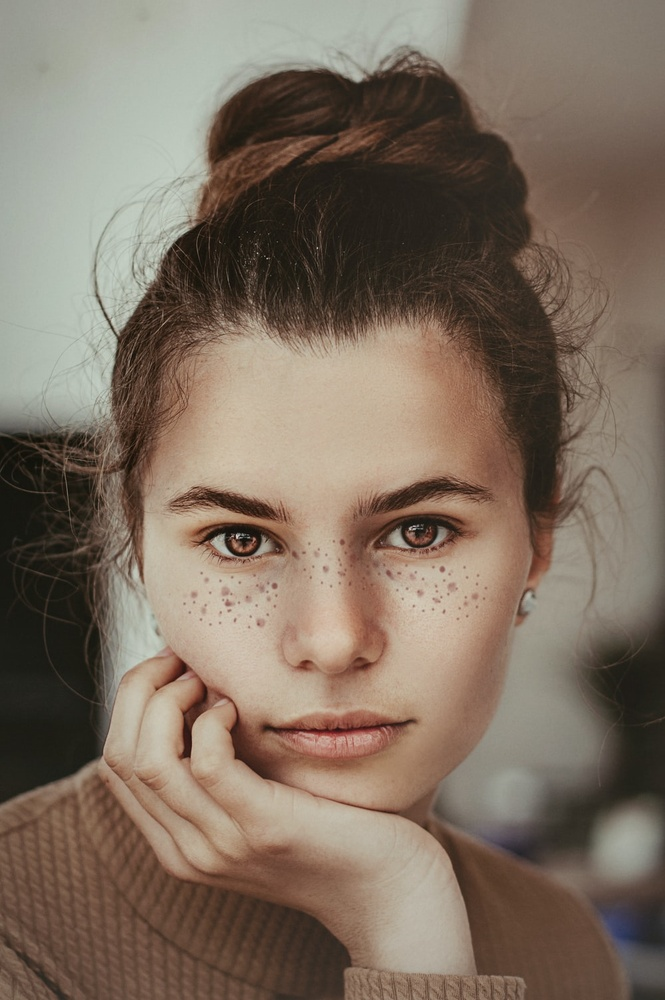
#> input picture assets/face.jpeg, 665 x 1000 px, shrunk from 1000 x 1504 before the run
$ python facepic.py
#> lines starting #> are read from the running program, lines starting #| are printed output that depends on the picture; after the words box and inside, x2 and y2 are one past the last pixel; in counts of white or black regions, pixels touching at a corner belong together
import numpy as np
import cv2

frame = cv2.imread("assets/face.jpeg", -1)
#> frame is the input picture: shape (1000, 665, 3); mean B, G, R 96.4, 110.9, 126.2
face_cascade = cv2.CascadeClassifier(cv2.data.haarcascades + 'haarcascade_frontalface_default.xml')
eye_cascade = cv2.CascadeClassifier(cv2.data.haarcascades + 'haarcascade_eye.xml')


gray = cv2.cvtColor(frame, cv2.COLOR_BGR2GRAY)
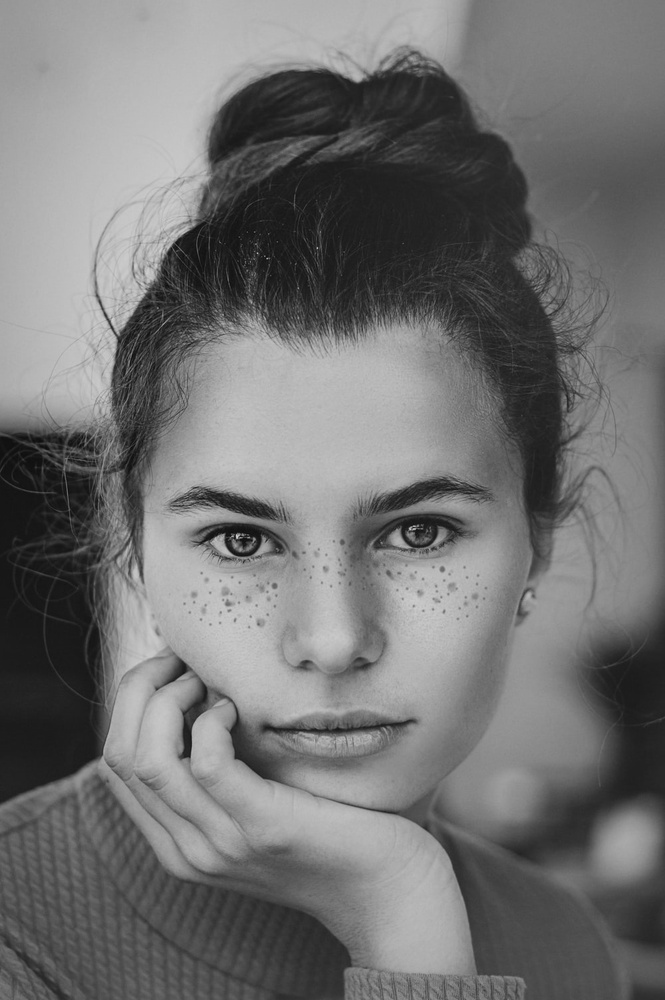
#> gray: shape (1000, 665); min 10, max 214, mean 113.8
faces = face_cascade.detectMultiScale(gray, 1.3, 5)
#> faces = [[88, 349, 481, 481]]
for (x, y, w, h) in faces:
    cv2.rectangle(frame, (x, y), (x + w, y + h), (255, 0, 0), 5)
    roi_gray = gray[y:y+w, x:x+w]
    roi_color = frame[y:y+h, x:x+w]
    eyes = eye_cascade.detectMultiScale(roi_gray, 1.3, 5)
    for (ex, ey, ew, eh) in eyes:
        cv2.rectangle(roi_color, (ex, ey), (ex + ew, ey + eh), (0, 255, 0), 5)
#> this loop made 1 pass
#> (x, y, w, h, eyes) on pass 1: (88, 349, 481, 481, [[325, 157, 54, 54], [268, 147, 83, 83], [110, 150, 85, 85]])
#> pass 1, `roi_gray = gray[y:y+w, x:x+w]`:
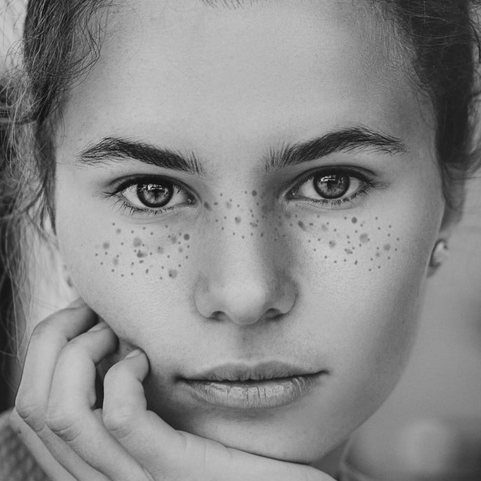
#> roi_gray: shape (481, 481); min 10, max 214, mean 137
#> pass 1, `roi_color = frame[y:y+h, x:x+w]`:
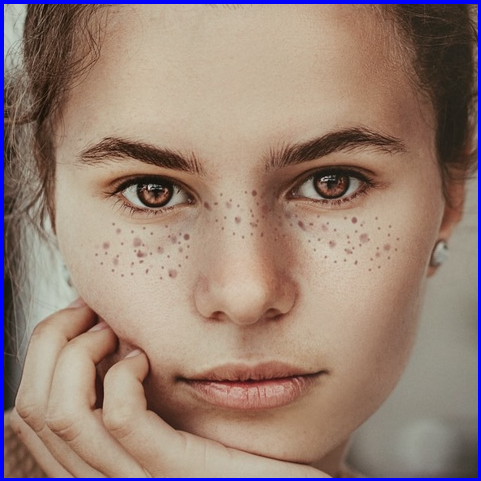
#> roi_color: shape (481, 481, 3); mean B, G, R 117.8, 129, 152.2
#> after the loop:
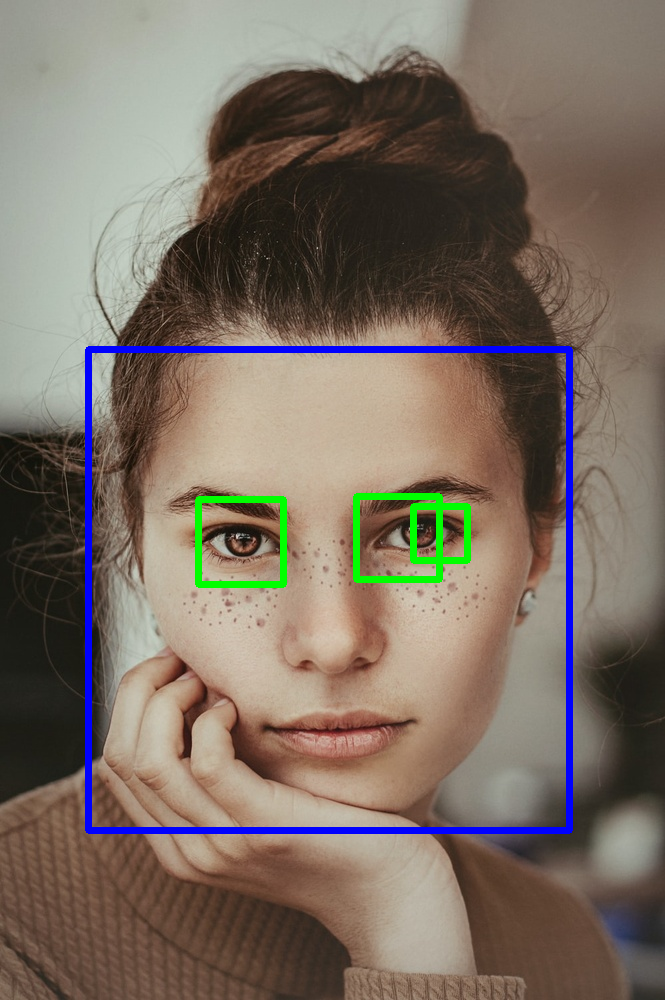
#> frame: shape (1000, 665, 3); 2.93% of pixels changed, all inside (x1, y1, x2, y2) = (85, 346, 573, 834)
#> after the loop:
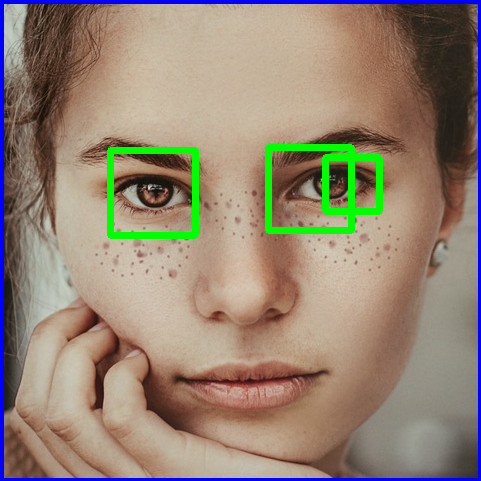
#> roi_color: shape (481, 481, 3); 2.62% of pixels changed, all inside (x1, y1, x2, y2) = (107, 144, 383, 239)

cv2.imshow('frame', frame)

cv2.waitKey(0)
cv2.destroyAllWindows()

$ run again, with assets/soccer_practice.jpeg copied over assets/face.jpeg
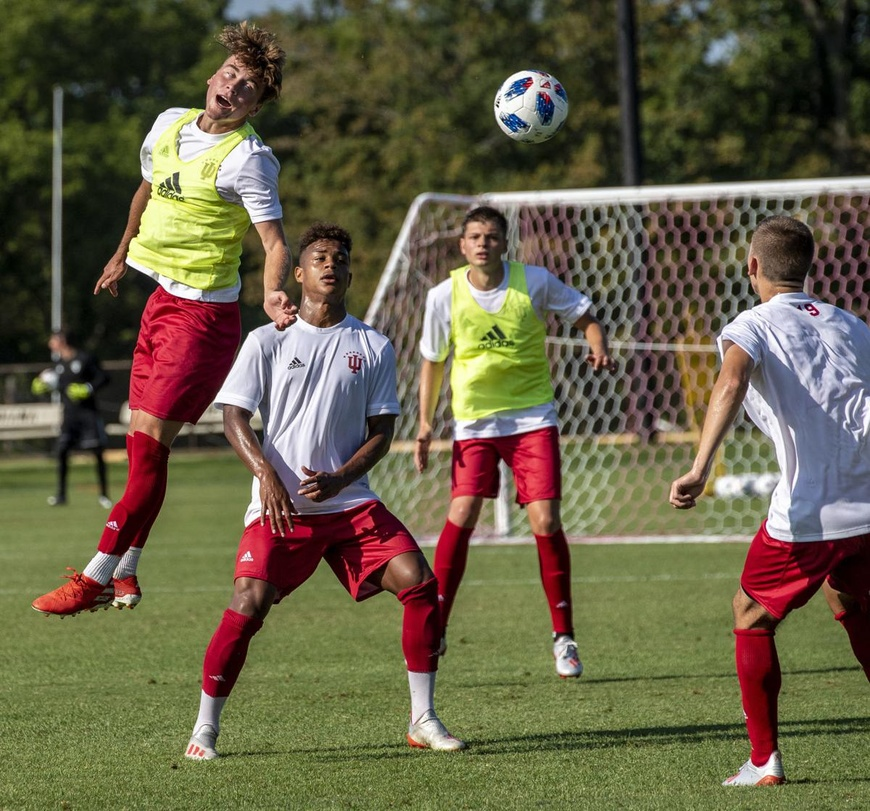
#> input picture assets/soccer_practice.jpeg, 870 x 811 px, shrunk from 1200 x 1119 before the run
#> frame is the input picture: shape (811, 870, 3); mean B, G, R 70.9, 96, 102.6
#> `gray = cv2.cvtColor(frame, cv2.COLOR_BGR2GRAY)`:
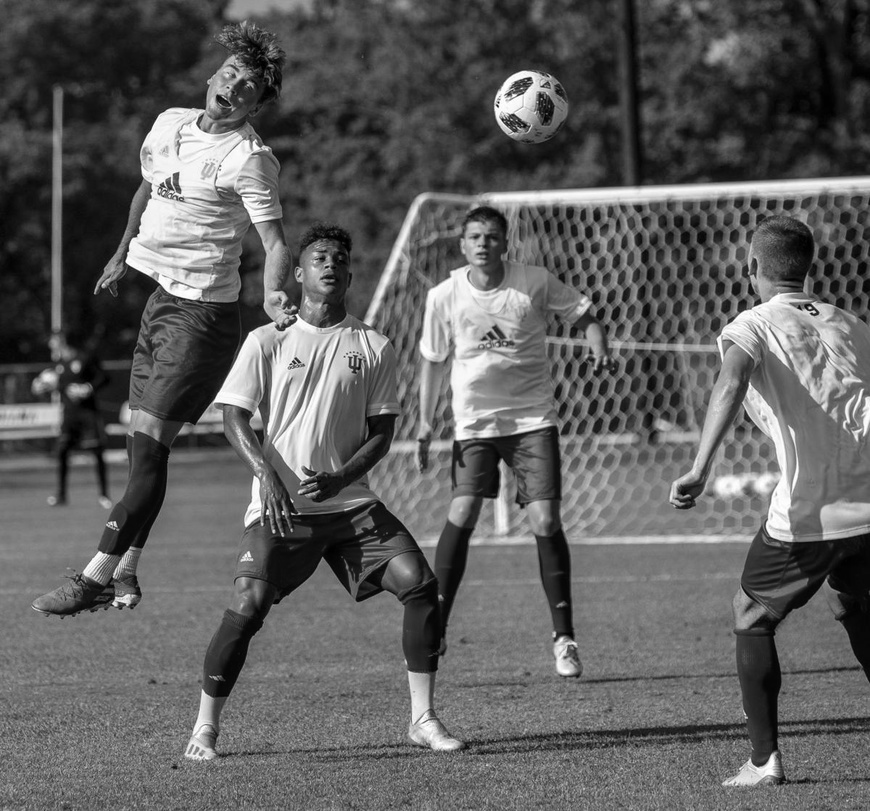
#> gray: shape (811, 870); min 0, max 255, mean 95.1
#> faces = [[458, 217, 51, 51], [58, 451, 47, 47], [303, 239, 53, 53]]
#> the loop `for (x, y, w, h) in faces:` made 3 passes
#> after the loop `for (x, y, w, h) in faces:`:
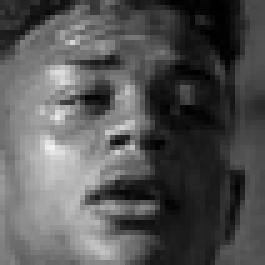
#> roi_gray: shape (53, 53) (shown 5 times larger); min 0, max 242, mean 84.7
